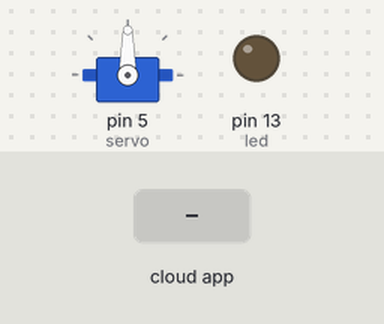
Bench run of a sketch on a simulated Arduino Uno, built with avr-gcc and run on an emulated ATmega328P. Shown: servo, output pins drawn as LEDs (lit = HIGH). The inputs (shaded band) are chosen by the test bench. The ROS host is connected and sends only what is stated.

Above: at 1.2 s.
1.3 s: the phone or cloud app sets servo to 0
At 2.1 s:
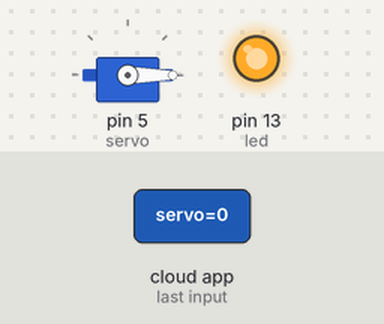
2.8 s: the phone or cloud app sets servo to 45
At 3.2 s:
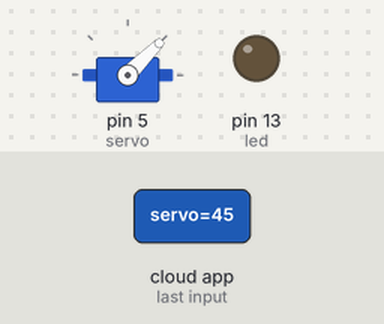
4.3 s: the phone or cloud app sets servo to 90
At 5.5 s:
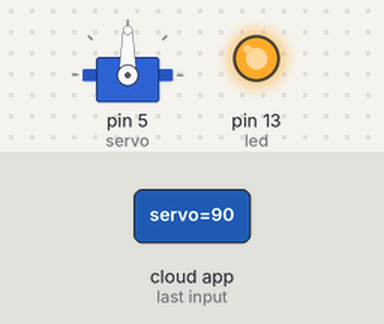
5.8 s: the phone or cloud app sets servo to 180
At 6.7 s:
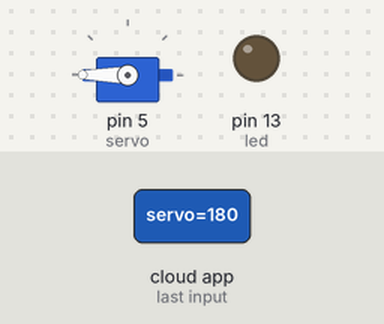
7.3 s: the phone or cloud app sets servo to 45
At 7.8 s:
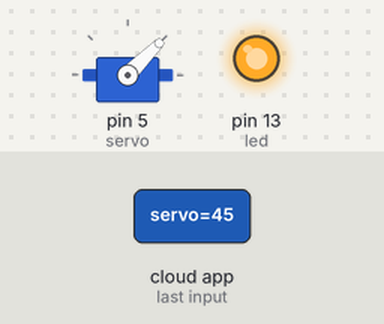
8.8 s: the phone or cloud app sets servo to 0
At 10.2 s:
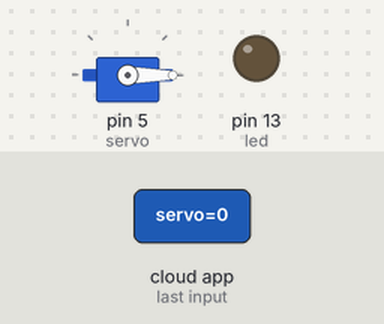
Timing chart, 0 to 11.3 s (numbered marks = the images above; inputs shaded):
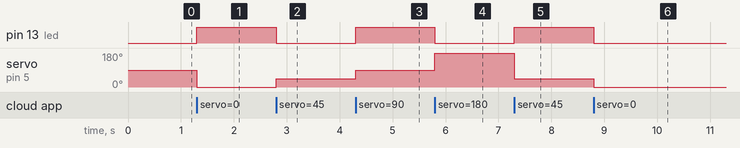

Measured:
- after the input at 1.3 s, pin 13 (led): LOW → HIGH at once; servo on pin 5 (servo): 90° → 0° at once
- after the input at 2.8 s, pin 13 (led): HIGH → LOW at once; servo on pin 5 (servo): 0° → 45° at once
- after the input at 4.3 s, pin 13 (led): LOW → HIGH at once; servo on pin 5 (servo): 45° → 90° at once
- after the input at 5.8 s, pin 13 (led): HIGH → LOW at once; servo on pin 5 (servo): 90° → 180° at once
- after the input at 7.3 s, pin 13 (led): LOW → HIGH at once; servo on pin 5 (servo): 180° → 45° at once
- after the input at 8.8 s, pin 13 (led): HIGH → LOW at once; servo on pin 5 (servo): 45° → 0° at once

The sketch:

servo_ros.ino
```cpp
/*
 * rosserial Servo Control Example
 *
 * This sketch demonstrates the control of hobby R/C servos
 * using ROS and the arduiono
 *
 * For the full tutorial write up, visit
 * www.ros.org/wiki/rosserial_arduino_demos
 *
 * For more information on the Arduino Servo Library
 * Checkout :
 * http://www.arduino.cc/en/Reference/Servo
 */

#if defined(ARDUINO) && ARDUINO >= 100
  #include "Arduino.h"
#else
  #include <WProgram.h>
#endif

#include <Servo.h>
#include <ros.h>
#include <std_msgs/UInt16.h>

ros::NodeHandle  nh;

Servo servo;

void servo_cb( const std_msgs::UInt16& cmd_msg){
  Serial.print("Message Received");
  servo.write(cmd_msg.data); //set servo angle, should be from 0-180
  digitalWrite(13, HIGH-digitalRead(13));  //toggle led
}


ros::Subscriber<std_msgs::UInt16> sub("servo", servo_cb);

void setup(){
  pinMode(13, OUTPUT);

  nh.initNode();
  nh.subscribe(sub);

  servo.attach(5); //attach it to pin 9
}

void loop(){
  nh.spinOnce();
  delay(1);
}
```
